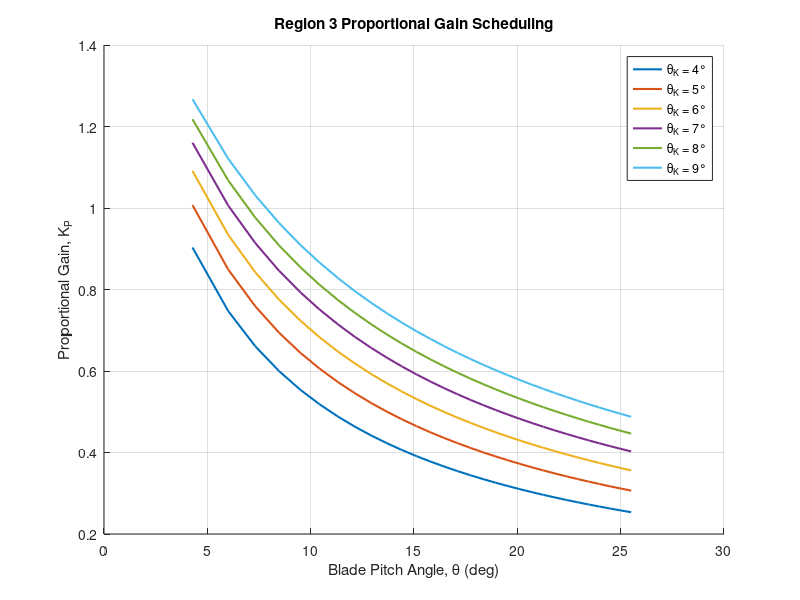

MATLAB code to generate this figure:
ThetaK_deg = [4 5 6 7 8 9];
ThetaAngles = [0.074715 0.104855 0.127756 0.147841 0.166006 0.182149 0.197673 0.211917 0.225671 0.238919 0.251384 0.263856 0.275558 0.287072 0.298597 0.309358 0.320134 0.330914 0.341068 0.351235 0.361422 0.371155 0.380809 0.390472 0.399908 0.409125 0.418341 0.427550 0.436381 0.445192];
% Convert blade pitch angles from radians to degrees
Theta_deg = rad2deg(ThetaAngles);
KpRated = 1.869680;
figure;
hold on;
grid on;

for i = 1:length(ThetaK_deg)

    Kp = KpRated ./ (1 + ThetaAngles ./ deg2rad(ThetaK_deg(i)));

    plot(Theta_deg, Kp, 'LineWidth', 1.5);

end

xlabel('Blade Pitch Angle, \theta (deg)');
ylabel('Proportional Gain, K_P');
title('Region 3 Proportional Gain Scheduling');

legend('\theta_K = 4°', '\theta_K = 5°', ...
    '\theta_K = 6°', '\theta_K = 7°', ...
    '\theta_K = 8°','\theta_K = 9°', 'Location', 'best');

hold off;
